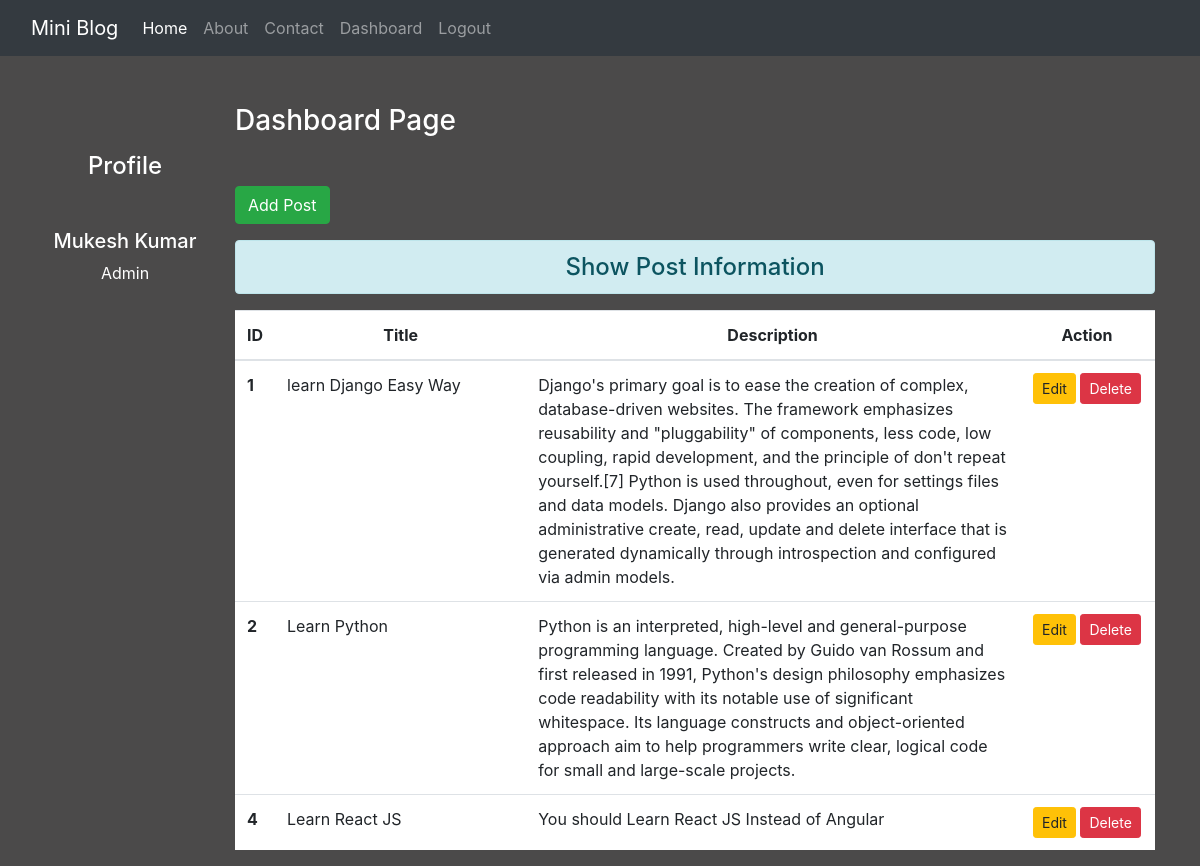
The page /dashboard/ (signed in) on the database its author committed.
### blog/models.py (models this page shows)
class Post(models.Model):
    title = models.CharField(max_length=150)
    desc = models.TextField()

### blog/views.py (the view)
# urls.py: path('dashboard/',views.dashboard, name='dashboard'),
def dashboard(request):
    if request.user.is_authenticated:
        posts = Post.objects.all()
        user = request.user
        full_name = user.get_full_name()
        gps = user.groups.all()
        return render(request,'blog/dashboard.html',{'posts':posts, 'full_name':full_name, 'groups':gps})
    else:
        return HttpResponseRedirect('/login/')

### blog/templates/blog/dashboard.html (shortened to what this page needs)
{% extends 'blog/base.html' %} {% load static %}
{% block side %}
<div class="col-sm-2 text-white my-5 text-center">
    <h4 class="my-5">Profile</h4>
    <h5>{{full_name}}</h5>
    {% for group in groups %}
    <p>{{group.name}}</p>
    {% endfor %}
</div>
{% endblock side %}
{% block content %}
<div class="col-sm-10">
    <h3 class="text-white my-5">Dashboard Page</h3>
    <a href="{% url 'addpost' %}" class="btn btn-success">Add Post</a>
    <h4 class="text-center alert alert-info mt-3">Show Post Information</h4>
    {% if posts %}
    <table class="table table-hover bg-white">
        <thead>
            <tr class="text-center">
                <th scope="col" style="width:2%">ID</th>
                <th scope="col" style="width:28%">Title</th>
                <th scope="col" style="width:55%">Description</th>
                <th scope="col" style="width:15%">Action</th>
            </tr>
        </thead>
        <tbody>
            {% for post in posts %}
            <tr>
                <th scope="row">{{post.id}}</th>
                <td>{{post.title}}</td>
                <td>{{post.desc}}</td>
                <td class="text-center">
                    <a href="{% url 'updatepost' post.id %}" class="btn btn-warning btn-sm">Edit</a> {% if perms.blog.delete_post %}
                    <form action="{% url 'deletepost' post.id  %}" method="POST" class="d-inline">
                        <input type="submit" value="Delete" class="btn btn-danger btn-sm">
                    </form>
                    {% endif %}
                </td>
            </tr>
            {% endfor %}
        </tbody>
    </table>
    {% else %}
    <h4 class="text-center alert alert-warning">No records</h4>
    {% endif %}
</div>
{% endblock content%}

### blog/templates/blog/base.html (shortened to what this page needs)
<!DOCTYPE html> {% load static %}
<html lang="en">
<head>
    <link rel="stylesheet" href="{% static 'blog/css/bootstrap.css' %}">
    <link rel="stylesheet" href="{% static 'blog/css/style.css' %}">
</head>
<body>
    <div class="container-fluid bg-dark">
        {% include 'blog/navbar.html' %}
    </div>
    <div class="container">
        <div class="row">
            {% block side %} {% endblock side %} {% block content %} {% endblock content %}
        </div>
    </div>
</body>
</html>

### blog/templates/blog/navbar.html (shortened to what this page needs)
<nav class="navbar navbar-expand-lg navbar-dark bg-dark">
    <a class="navbar-brand" href="#">Mini Blog</a>
    <div class="collapse navbar-collapse" id="navbarNavAltMarkup">
        <div class="navbar-nav">
            <a class="nav-link active" href="/">Home <span class="sr-only">(current)</span></a>
            <a class="nav-link" href="{% url 'about' %}">About</a>
            <a class="nav-link" href="{% url 'contact' %}">Contact</a> {% if request.user.is_authenticated %}
            <a class="nav-link" href="{% url 'dashboard' %}">Dashboard</a>
            <a class="nav-link" href="{% url 'logout' %}">Logout</a> {% else %}
            <a class="nav-link" href="{% url 'signup' %}">Signup</a>
            <a class="nav-link" href="{% url 'login' %}">Login</a> {% endif %}
        </div>
    </div>
</nav>

### blog/static/blog/css/style.css (style rules this page uses)
body { background-color: rgb(75, 74, 74); color: antiquewhite; }

### rows shown on the page
Post: id "1", title "learn Django Easy Way", desc "Django's primary goal is to ease the creation of complex, database-driven websites. The framework emphasizes reusability and \"pluggability\" of components, less code, low coupling, rapid development, and the principle of don't repeat yourself.[7] Python is used throughout, even for settings files and data models. Django also provides an optional administrative create, read, update and delete interface that is generated dynamically through introspection and configured via admin models."
Post: id "2", title "Learn Python", desc "Python is an interpreted, high-level and general-purpose programming language. Created by Guido van Rossum and first released in 1991, Python's design philosophy emphasizes code readability with its notable use of significant whitespace. Its language constructs and object-oriented approach aim to help programmers write clear, logical code for small and large-scale projects."
Post: id "4", title "Learn React JS", desc "You should Learn React JS Instead of Angular"

### other values the page prints
{{ full_name }} "Mukesh Kumar"
{{ group.name }} "Admin"
